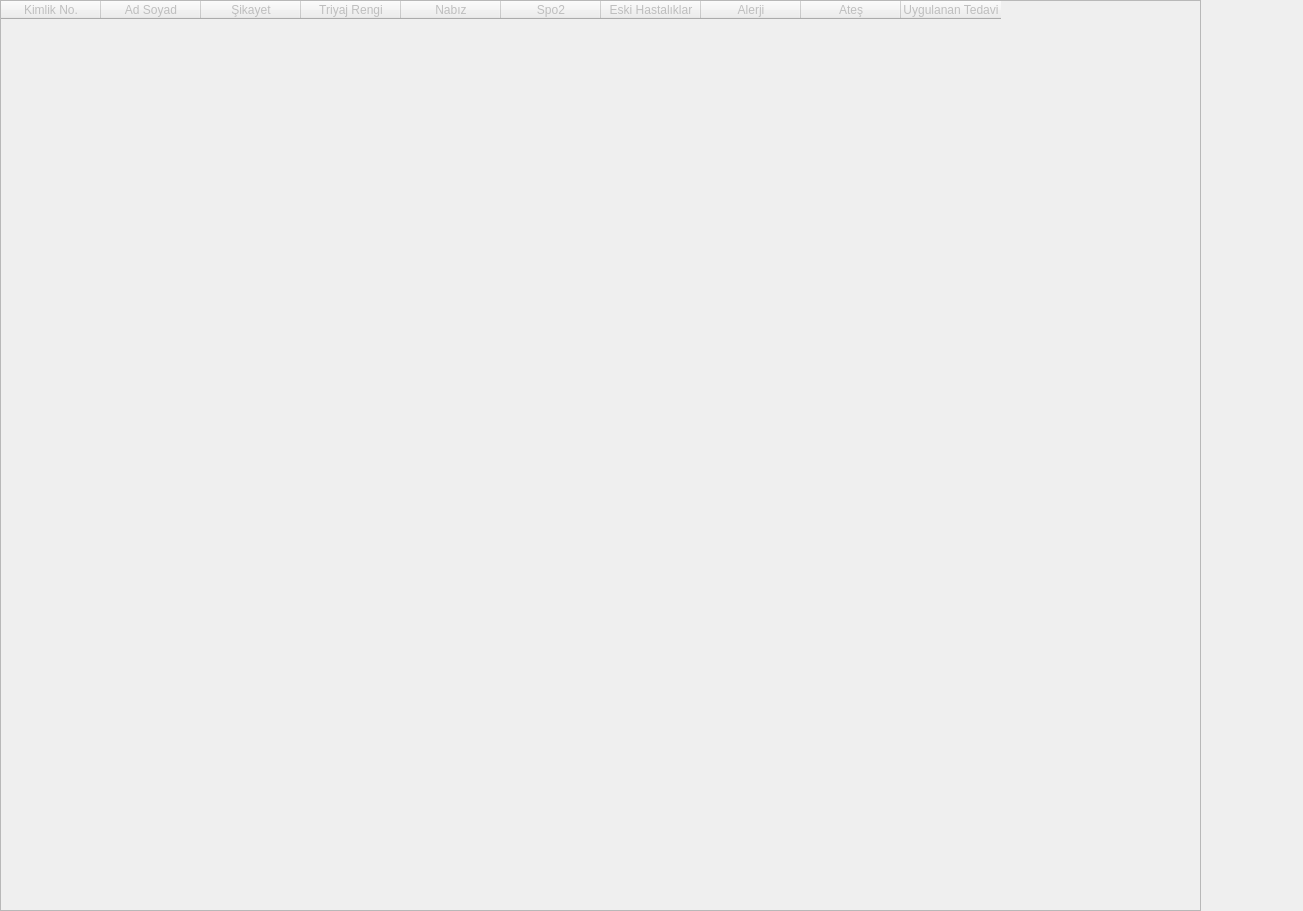
<?xml version="1.0" encoding="UTF-8"?>
<ui version="4.0">
 <class>Dialog</class>
 <widget class="QDialog" name="Dialog">
  <property name="enabled">
   <bool>false</bool>
  </property>
  <property name="geometry">
   <rect>
    <x>0</x>
    <y>0</y>
    <width>1303</width>
    <height>911</height>
   </rect>
  </property>
  <property name="windowTitle">
   <string>Dialog</string>
  </property>
  <widget class="QTableWidget" name="hastaveri">
   <property name="geometry">
    <rect>
     <x>0</x>
     <y>0</y>
     <width>1201</width>
     <height>911</height>
    </rect>
   </property>
   <property name="autoScroll">
    <bool>true</bool>
   </property>
   <column>
    <property name="text">
     <string>Kimlik No.</string>
    </property>
   </column>
   <column>
    <property name="text">
     <string>Ad Soyad</string>
    </property>
   </column>
   <column>
    <property name="text">
     <string>Şikayet</string>
    </property>
   </column>
   <column>
    <property name="text">
     <string>Triyaj Rengi</string>
    </property>
   </column>
   <column>
    <property name="text">
     <string>Nabız</string>
    </property>
   </column>
   <column>
    <property name="text">
     <string>Spo2</string>
    </property>
   </column>
   <column>
    <property name="text">
     <string>Eski Hastalıklar</string>
    </property>
   </column>
   <column>
    <property name="text">
     <string>Alerji</string>
    </property>
   </column>
   <column>
    <property name="text">
     <string>Ateş</string>
    </property>
   </column>
   <column>
    <property name="text">
     <string>Uygulanan Tedavi</string>
    </property>
   </column>
  </widget>
 </widget>
 <resources/>
 <connections/>
</ui>
